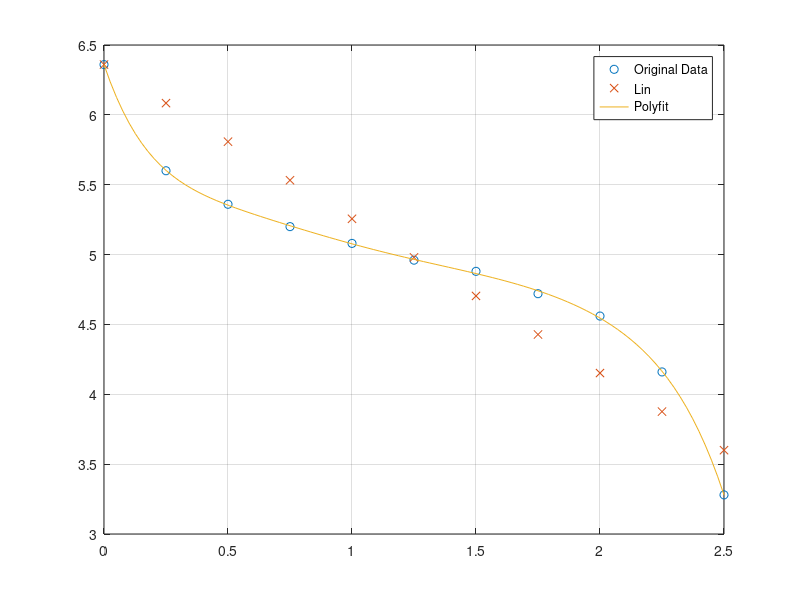
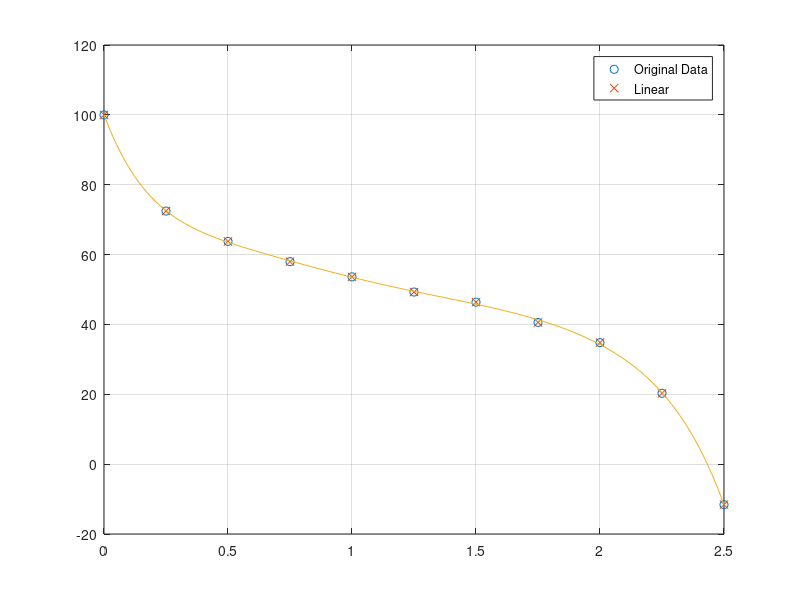
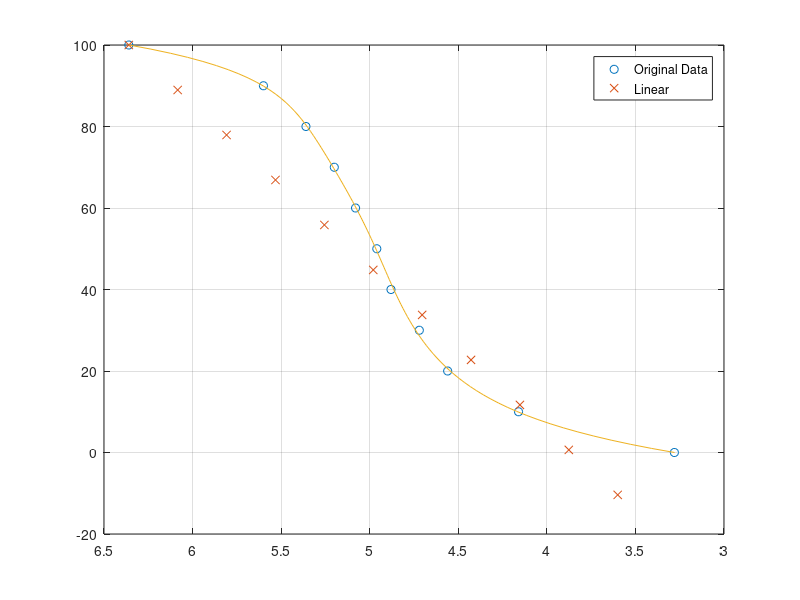
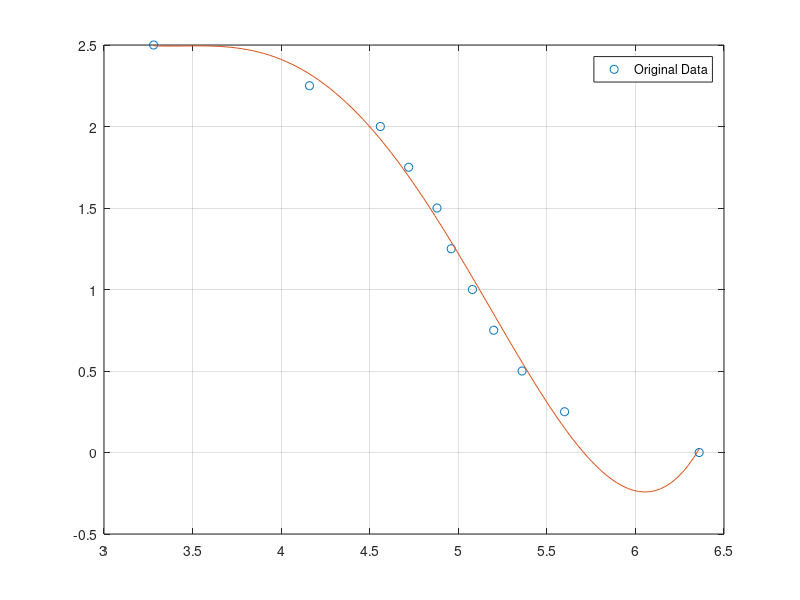

The MATLAB source for these figures, in order:
% clc 
% x = [0 0.05 0.25 0.5 0.75 1 1.25 1.5 1.62 1.75 2 2.1 2.25 2.33 2.44 2.5 2.53];
% y = [1.59 1.5 1.4 1.34 1.3 1.28 1.24 1.22 1.2 1.18 1.13 1.1 1.04 1 0.9 0.82 0.7];
%  
% % 1.59    0
% % 1.5     0.05
% % 1.4     0.25
% % 1.34    0.5 
% % 1.3     0.75
% % 1.28    1
% % 1.24    1.25
% % 1.22    1.5
% % 1.2     1.62
% % 1.18    1.75
% % 1.13    2
% % 1.1     2.1
% % 1.04    2.25
% % 1       2.33
% % 0.9     2.44
% % 0.82    2.5
% % 0.7     2.53
% %xq = 0:pi/16:pi;
% intpol = interp1(x,y,'spline');
% plot(x,y,x,intpol)
clc
clf
%x = [0 0.05 0.25 0.5 0.75 1 1.25 1.5 1.62 1.75 2 2.1 2.25 2.33 2.44 2.5 2.53];
%y = [1.59 1.5 1.4 1.34 1.3 1.27 1.24 1.22 1.2 1.18 1.13 1.1 1.04 1 0.9 0.82 0.7];

x = [0 0.25 0.5 0.75 1 1.25 1.5 1.75 2 2.25 2.5];
y = 4*[1.59 1.4 1.34 1.3 1.27 1.24 1.22 1.18 1.14 1.04 0.82];

xq = 0:0.001:2.53; % Define the query points where you want to interpolate

intpol = interp1(x, y, xq, 'spline'); % Interpolate y values corresponding to xq



p = polyfit(x,y,7);
x_values = linspace(min(x), max(x), 100); % Generating x values for plotting the polynomial
y_fit = polyval(p, x_values); % Evaluating the polynomial at x_values



pINV = polyfit(y,x,4);
y_values = linspace(max(y), min(y), 100); % Generating x values for plotting the polynomial
x_fit = polyval(pINV, y_values); % Evaluating the polynomial at x_values

%0.1788   -3.0871   19.1757  -51.4369   53.1496
%   -0.0831   -0.1877    4.2356
yss = -0.0831*y_values.^2-0.1877*y_values+4.2356;
yss1 = 0.1788*y_values.^4-3.0871*y_values.^3+19.1757*y_values.^2-51.4369*y_values+53.1496;
%yss2=pINV(1)*y_values.^7+pINV(2)*y_values.^6+pINV(3)*y_values.^5+pINV(4)*y_values.^4+pINV(5)*y_values.^3+pINV(6)*y_values.^2+pINV(7)*y_values.^1+pINV(1)
yss2=-0.4576*y_values.^5+11.2783*y_values.^4-109.5197*y_values.^3+523.2503*y_values.^2-1229.7*y_values.^1+1139.8

% y_range = linspace(6.36,3.6,100);
% pinv = polyfit(y,x,7);
% y_fit_inv = polyval(pinv, y_range);


x_lin = linspace(0,2.5,11);
y_lin = 4*linspace(1.59,0.9,11);

BatteryVoltage = y

BatteryPercentage = (BatteryVoltage-3.6)/.0276
BatteryPercentage2 = (y-3.6)/.0276

y_per = (y_fit-3.6)/0.0276

x_per = 100*(1-((6.36-y_lin)/2.5))
x_per2 = 100*(1-((6.36-y_values)/2.5))


x_perdata = 100*(((2.5-x)/2.5))

x_perdata2 = 100*(((2.5-x_values)/2.5))

x_perdata3 = 100*(((2.5-y_values)/2.5))

plot(x, y, 'o', x_lin, y_lin,'x',x_values, y_fit);
legend('Original Data','Lin','Polyfit');
grid on

figure (2);
plot(x,BatteryPercentage2,'o' ,x,BatteryPercentage,'x',x_values, y_per)
legend('Original Data','Linear');
%set (gca,'XDir','reverse'); 
grid on

figure (3);
plot(y, x_perdata, 'o',y_lin, x_per, 'x', y_fit, x_perdata2 )
set (gca,'XDir','reverse'); 
legend('Original Data','Linear');
grid on


figure (4);
plot(y, x, 'o',y_values,yss1)
legend('Original Data');
%set (gca,'XDir','reverse'); 
grid on

yee=100*(((2.5-yss1)/2.5))
yeee=100*(1-((6.36-y)/2.5))
y_per = (x_fit-3.6)/0.0276
x_per = 100*(1-((6.36-y_values)/2.5))

yss1 = 0.1788*y_values.^4-3.0871*y_values.^3+19.1757*y_values.^2-51.4369*y_values+53.1496;
yee=100*(((2.5-yss1)/2.5))
yeeasdasd=100*(((2.5-x)/2.5))
asdasd = 100*(((2.5-y_lin)/2.5))
figure (5);
plot(y_values,yee,y,yeeasdasd,'o',y,BatteryPercentage);
%set (gca,'XDir','reverse');
legend('Original Data','Polyfit','Lin');
grid on
